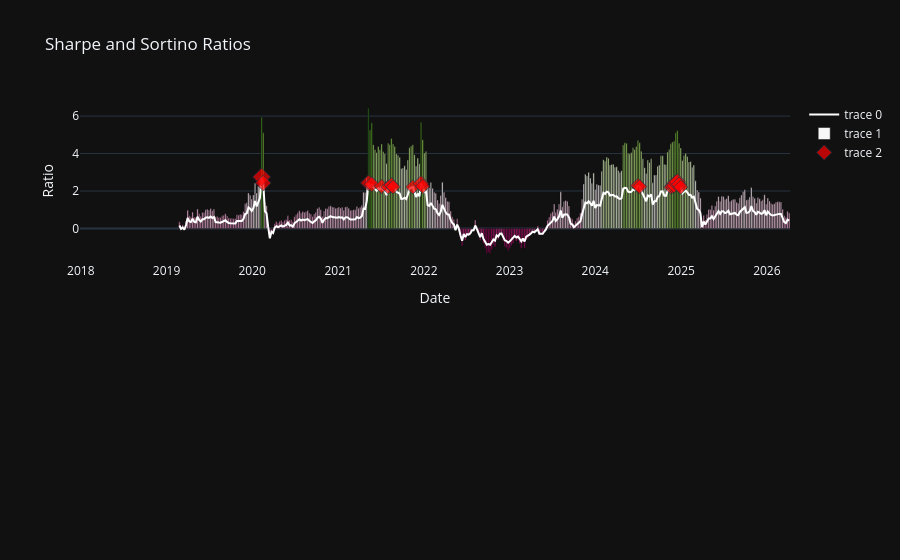

Write notebook code for a chart like this one.
### Code cell
sharpe_top_dates_spy = spy_w.sharpe_ratio().index[spy_mask["sharpe_top"]]
sharpe_top_values_spy = spy_w.sharpe_ratio()[spy_mask["sharpe_top"]]

fig_spy_ss = make_subplots(rows=2, cols=1)

fig_spy_ss.add_trace(go.Scatter(
    x=spy_w.sharpe_ratio().index,
    y=spy_w.sharpe_ratio(),
    marker_color='white')
    , row=1, col=1)
fig_spy_ss.add_trace(go.Bar(
    x=spy_w.sortino_ratio().index,
    y=spy_w.sortino_ratio(),
    marker_color=spy_w.sortino_ratio())
    , row=1, col=1)
fig_spy_ss.add_trace(go.Scatter(
    x=sharpe_top_dates_spy,
    y=sharpe_top_values_spy,
    mode='markers',
    marker=dict(size=sharpe_top_values_spy*5, color='red', symbol='diamond'),
), row=1, col=1)

fig_spy_ss.update_layout(title="Sharpe and Sortino Ratios", xaxis_title="Date", yaxis_title="Ratio", template="plotly_dark")
fig_spy_ss

### Figure 1 — Plotly figure (JSON) as saved in the notebook; plotly's stock layout.template omitted (floating-point values rounded to 4 significant figures; data arrays with more than 128 entries replaced by an {"elided": "..."} marker saying what was removed)
{"data": [{"marker": {"color": "white"}, "type": "scatter", "x": {"elided": "432 str values"}, "xaxis": "x", "y": {"elided": "432 float values"}, "yaxis": "y"}, {"marker": {"color": {"elided": "432 float values"}}, "type": "bar", "x": {"elided": "432 str values"}, "xaxis": "x", "y": {"elided": "432 float values"}, "yaxis": "y"}, {"marker": {"color": "red", "size": [13.76, 12.15, 12.17, 11.81, 11.23, 11.05, 11.57, 11.09, 11.07, 12.02, 11.25, 11.41, 11.18, 11.08, 11.3, 11.43, 12.29, 12.47, 11.72, 11.02], "symbol": "diamond"}, "mode": "markers", "type": "scatter", "x": ["2020-02-10T00:00:00", "2020-02-17T00:00:00", "2021-05-10T00:00:00", "2021-05-24T00:00:00", "2021-07-05T00:00:00", "2021-08-02T00:00:00", "2021-08-16T00:00:00", "2021-08-23T00:00:00", "2021-11-15T00:00:00", "2021-12-20T00:00:00", "2021-12-27T00:00:00", "2024-07-01T00:00:00", "2024-07-08T00:00:00", "2024-11-18T00:00:00", "2024-11-25T00:00:00", "2024-12-02T00:00:00", "2024-12-09T00:00:00", "2024-12-16T00:00:00", "2024-12-23T00:00:00", "2024-12-30T00:00:00"], "xaxis": "x", "y": [2.751, 2.429, 2.434, 2.361, 2.245, 2.21, 2.314, 2.218, 2.214, 2.405, 2.251, 2.282, 2.236, 2.215, 2.259, 2.287, 2.457, 2.494, 2.345, 2.205], "yaxis": "y"}], "layout": {"title": {"text": "Sharpe and Sortino Ratios"}, "xaxis": {"anchor": "y", "domain": [0, 1], "title": {"text": "Date"}}, "xaxis2": {"anchor": "y2", "domain": [0, 1]}, "yaxis": {"anchor": "x", "domain": [0.575, 1], "title": {"text": "Ratio"}}, "yaxis2": {"anchor": "x2", "domain": [0, 0.425]}}}
